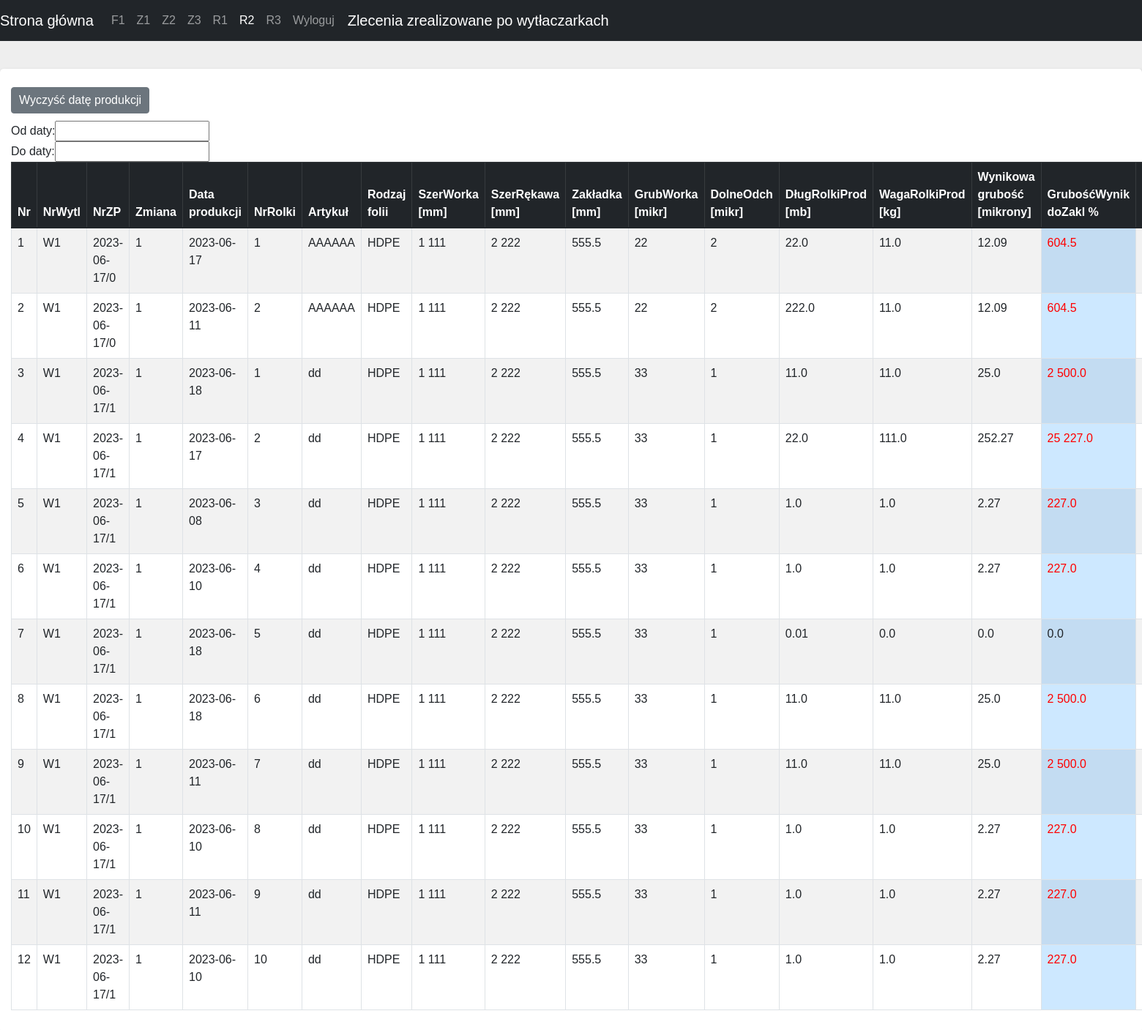
Before: /doc4 (signed in) with the older database file.
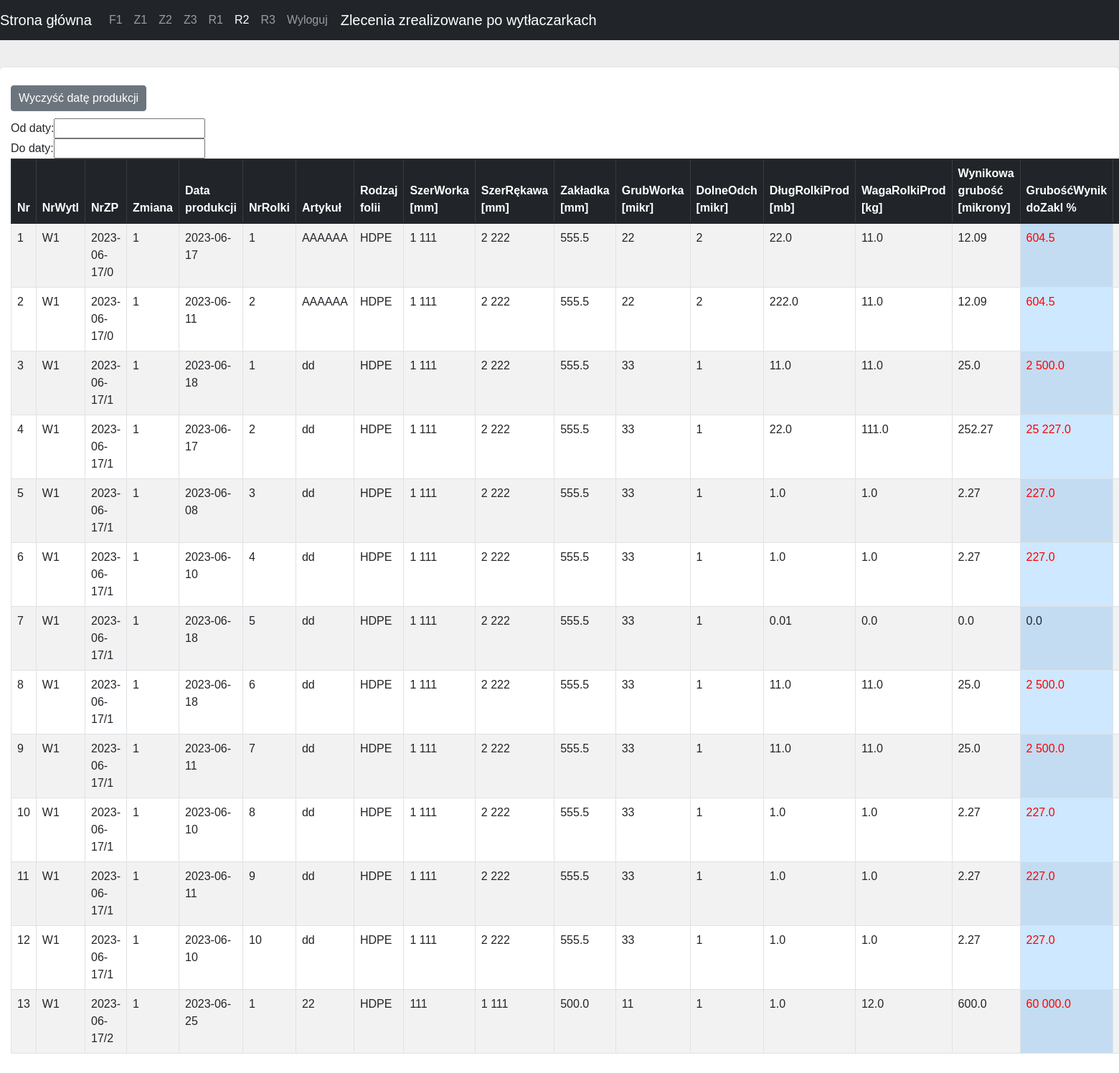
After: the same page with the newer database file.
### events/models.py (models this page shows, shortened)
class Rolki(models.Model):
    NrZp = models.CharField("NrZp", max_length=20)
    Data = models.DateField()
    Zmiana = models.CharField(max_length=10)
    Rolka = models.IntegerField()
    NrWytl = models.IntegerField()
    Rodzaj = models.IntegerField()
    DlugRolkiProd = models.FloatField()
    WagaRolkiProd = models.FloatField()
    Walce = models.FloatField(null=True,blank=True)
    Slimak = models.FloatField(null=True, blank=True)
    Wynikowa = models.FloatField()
    Wynik = models.FloatField()
    Mieszanka = models.CharField(max_length=40, blank=True, null=True, default='')
    Uwagi = models.CharField(max_length=40, blank=True, null=True, default='')
    UserName = models.CharField(max_length=40)

class Zamowienie(models.Model):
    NrZp = models.CharField("NrZp", max_length=20)
    Data = models.DateField()
    Kod = models.CharField(max_length=20, blank=True, null=True, default='')
    Artykul = models.CharField(max_length=30)
    NrWyt = models.IntegerField()
    Status = models.IntegerField()
    Rodzaj = models.IntegerField()
    MMK = models.CharField(max_length=20, blank=True, null=True , default='')
    Barwnik = models.CharField(max_length=20, blank=True, null=True, default='' )
    Uwagi = models.CharField(max_length=40, blank=True, null=True , default='')
    IloscZlec = models.IntegerField()
    SzerWorka = models.IntegerField()
    SzerRekawa = models.IntegerField()
    Zakladka = models.FloatField()
    DlugWorka = models.IntegerField()
    GrubWorka = models.IntegerField()
    DolneOdch = models.IntegerField()
    DlugFoilPlan_Korekta = models.FloatField()
    WagaFoliZlec = models.FloatField()
    DlugFoliPlan = models.FloatField()
    IloscRolekZlec = models.FloatField()
    DlugRolkiZlec_Korekta = models.FloatField()
    DlugRolkiPlan = models.FloatField()
    DlugFoliZlec_Korekta = models.FloatField()
    WagaRolkiZlec = models.FloatField()

### events/views.py (the view)
# urls.py: path('doc4', procFolia.as_view() , name='procFolia.views.index'),
class procFolia(LoginRequiredMixin, ListView ):
    model = Rolki
    template_name = "Doc346/ZlecWytl.html"
    serializer_class = RolSerializer
    def get_context_data(self, **kwargs):
        context = super().get_context_data(**kwargs)
        model = Zamowienie.objects.filter(Status__gt=0)
        context['status_dict'] = status_dict
        context['nrwyt_dict'] = nrwyt_dict
        context['folia_dict'] = folia_dict
        mapper = {}
        for id, data in enumerate(model.values()):
            print(id,data)
            mapper[data["NrZp"]] = data
        for rolki in context['rolki_list']:
                rolki.zamowienie = mapper[str(rolki.NrZp)]
        return context

### events/views.py (called while the page is built)
@register.filter
def readable_integer(value):
    readable = str(value).split(".")[0][::-1]
    readable = [readable[i:i+3][::-1] for i in range(0, len(readable), 3)]
    if len(str(value).split(".")) == 1:
        end = ""
    else:
        end = "." + str(value).split(".")[1]
    return " ".join(readable[::-1]) + end

@register.filter
def get_item(dictionary, key):
  return dictionary.get(key)

### events/templates/Doc346/ZlecWytl.html (shortened to what this page needs)
{% load static %}
<!DOCTYPE html>
<html lang="en">
<head>
    <link rel="stylesheet" href={% static "css/bootstrap.min.css" %}>
    <link rel="stylesheet" href={% static "css/datatables.min.css" %}>
    <link rel="stylesheet" href={% static "css/style.css" %}>
    <link rel="stylesheet" href={% static "css/dataTables.dateTime.min.css" %}>
</head>
<body>
     {% include 'navbar.html' %}
     <br>
                <div class="data_table">
                    <table border="0" cellspacing="5" cellpadding="5">
        <tbody><tr>
            <td>Od daty:</td>
            <td><input type="text" id="min" name="min"></td>
        </tr>
        <tr>
            <td>Do daty:</td>
            <td><input type="text" id="max" name="max"></td>
        </tr>
        <tr>
            <button id="reset-filter" class="btn btn-secondary">Wyczyść datę produkcji</button>
        </tr>
    </tbody></table>
                    <table id="example" class="table table-striped table-bordered display nowrap" style="width:100%">
                        <thead class="table-dark">
                            <tr>
                                <th>Nr</th>
                                <th>NrWytl</th>
                                <th>NrZP</th>
                                <th>Zmiana</th>
                                <th>Data produkcji</th>
                                <th>NrRolki</th>
                                <th>Artykuł</th>
                                <th>Rodzaj folii</th>
                                <th>SzerWorka [mm]</th>
                                <th>SzerRękawa [mm]</th>
                                <th>Zakładka [mm]</th>
                                <th>GrubWorka [mikr]</th>
                                <th>DolneOdch [mikr]</th>
                                <th>DługRolkiProd [mb]</th>
                                <th>WagaRolkiProd [kg]</th>
                                <th>Wynikowa grubość [mikrony]</th>
                                <th>GrubośćWynik doZakl % </th>
                                <th>Ślimak</th>
                            </tr>
                        </thead>
                        <tbody>
                        {% for post in rolki_list %}
                             <tr>
                                <td>{{ forloop.counter }}</td>
                                <td>{{  nrwyt_dict|get_item:post.zamowienie.NrWyt }}</td>
                                <td>{{ post.NrZp }}</td>
                                <td> {{ post.Zmiana }}</td>
                                 <td> {{ post.Data | date:"Y-m-d" }}</td>
                                <td> {{ post.Rolka }} </td>
                                <td> {{ post.zamowienie.Artykul }} </td>
                                <td> {{ folia_dict|get_item:post.zamowienie.Rodzaj }} </td>
                                <td> {{ post.zamowienie.SzerWorka | readable_integer }} </td>
                                <td>{{ post.zamowienie.SzerRekawa | readable_integer }}</td>
                                <td>{{ post.zamowienie.Zakladka  | readable_integer }}</td>
                                <td>{{ post.zamowienie.GrubWorka | readable_integer  }}</td>
                                <td>{{ post.zamowienie.DolneOdch | readable_integer  }}</td>
                                <td>{{ post.DlugRolkiProd | readable_integer }}</td>
                                <td>{{ post.WagaRolkiProd | readable_integer  }}</td>
                                <td>{{ post.Wynikowa | readable_integer }}</td>
                                <td  style="background-color: #cde8ff; color: {% if post.Wynik > 100 %}red{% endif %}">{{ post.Wynik | readable_integer }}</td>
                                <td>{{ post.Slimak | default_if_none:'' | readable_integer }}</td>
                            </tr>
                        {% endfor %}
                        </tbody>
                    </table>
</div>
</body>
</html>

Changed rows visible on the page:
added Rolki: zamowienie "W1", NrZp "2023-06-17/2", Zmiana "1", Data "2023-06-25", Rolka "1", zamowienie.Artykul "22", zamowienie "HDPE", zamowienie.SzerWorka|readable_integer "111", zamowienie.SzerRekawa|readable_integer "1 111", zamowienie.Zakladka|readable_integer "500.0", zamowienie.GrubWorka|readable_integer "11", zamowienie.DolneOdch|readable_integer "1", DlugRolkiProd|readable_integer "1.0", WagaRolkiProd|readable_integer "12.0", Wynikowa|readable_integer "600.0", Wynik|readable_integer "60 000.0"
